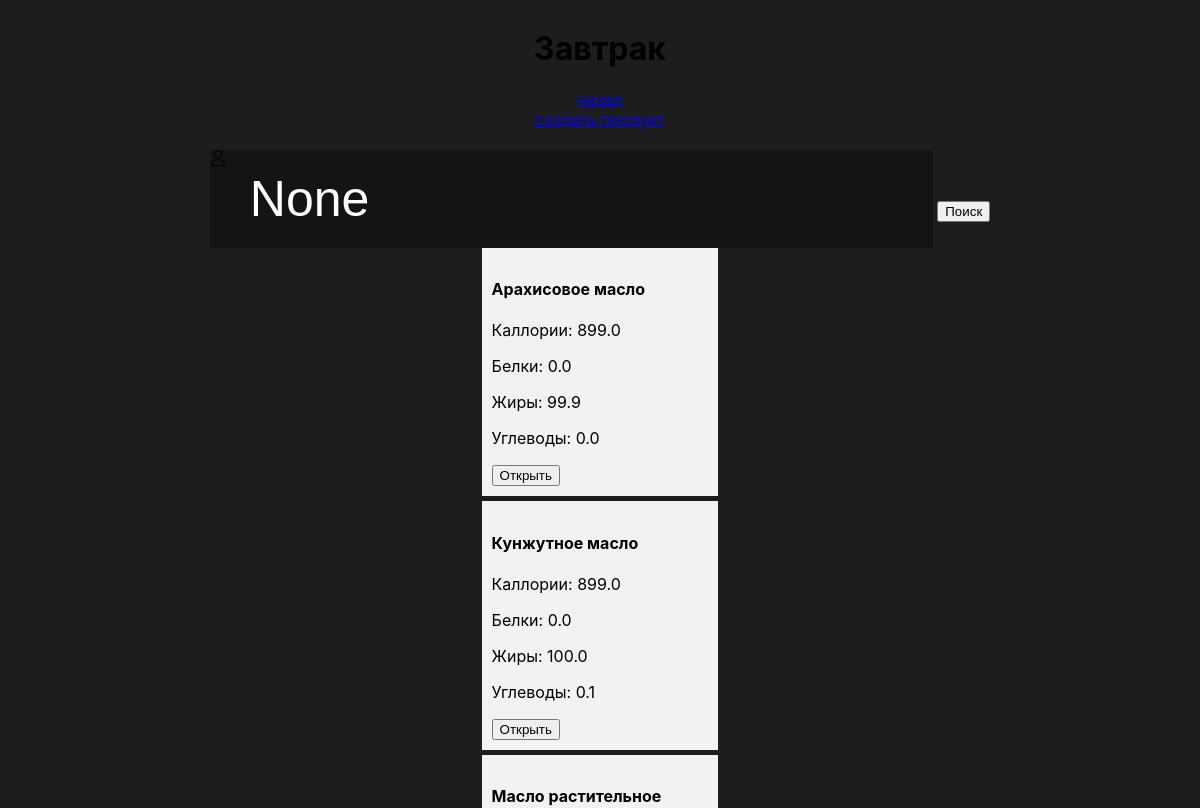
Page /breakfast/ on the committed database.
### webflut/models.py (models this page shows, shortened)
class Add_Product(models.Model):
    name = models.TextField()
    calories_in = models.FloatField()
    proteins = models.FloatField()
    fats = models.FloatField()
    carbohydrates = models.FloatField()
    class Meta:
        verbose_name = 'Продукты Все'
        verbose_name_plural = 'Продукты Все'

### webflut/views.py (the view)
# urls.py: path('breakfast/', views.breakfast, name='breakfast'),
def breakfast(request):
    search_query = request.GET.get('search')
    if request.method == 'POST':
        form = AddProductForm(request.POST)
        if form.is_valid():
            form.save()
            return render(request, 'breakfast.html', {'form': form, 'search_query': search_query})
    else:
        form = AddProductForm()
    products = Add_Product.objects.all()
    if search_query:
        products = products.filter(name__icontains=search_query)
    return render(request, 'breakfast.html', {'form': form, 'products': products, 'search_query': search_query})

### webflut/forms.py
class AddProductForm(forms.ModelForm):
    class Meta:
        model = Add_Product
        fields = ['name', 'calories_in', 'proteins', 'fats', 'carbohydrates',]

### webflut/templates/breakfast.html (shortened to what this page needs)
{% extends 'eatingbase.html' %}
{% block content %}
<h1>Завтрак</h1>
<a href="{% url 'calories_and_bjy' %}" class="buttonMod">назад</a>
{% endblock %}
{% block contenbutton %}
<button onclick="openModal2({{ product.id }})">Открыть</button>
{% endblock %}

### webflut/templates/eatingbase.html (shortened to what this page needs)
{% load static %}
<!DOCTYPE html>
<html lang="en">
<head>
  <link href="{% static 'css/main.css' %}" rel="stylesheet">
</head>
<body>
{% block content %}{% endblock %}
<a href="#" class="buttonMod" onclick="openModal()">создать продукт</a>
<form action="" method="GET">
  <input type="text" name="search" placeholder="Search by name" value="{{ search_query }}">
  <button type="submit">Поиск</button>
</form>
<div class="product-container">
{% for product in products %}
  <div class="product-item">
    <h4>{{ product.name }}</h4>
    <p>Каллории: {{ product.calories_in }}</p>
    <p>Белки: {{ product.proteins }}</p>
    <p>Жиры: {{ product.fats }}</p>
    <p>Углеводы: {{ product.carbohydrates }}</p>
{% block contenbutton %}
    {% endblock %}
  </div>
{% empty %}
  <p>Ничего не найдено</p>
{% endfor %}
</div>
</body>
</html>

### webflut/static/css/main.css (style rules this page uses)
html { height: 100%; font-family: "Inter"; background-color: #1d1d1d; }
body { height: 100%; display: flex; align-items: center; flex-direction: column; }
.product-container { max-height: 600px; overflow-y: auto; }
.product-item { background-color: #f2f2f2; margin-bottom: 5px; padding: 10px; }
input { background-image: url(../../accets/profile.png); background-size: 16px 16px; background-repeat: no-repeat; background-position: left top; font-size: 50px; border-width: 0px; border-radius: 2px; padding: 20px 40px; background-color: #141414; color: white; margin-top: 20px; }

### rows in the picture
Add_Product: name "Арахисовое масло", calories_in "899.0", proteins "0.0", fats "99.9", carbohydrates "0.0"
Add_Product: name "Кунжутное масло", calories_in "899.0", proteins "0.0", fats "100.0", carbohydrates "0.1"
Add_Product: name "Масло растительное"
